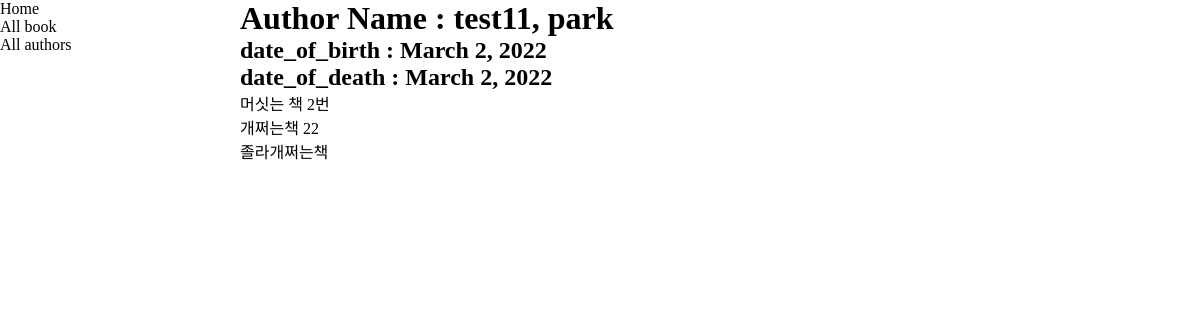
The app's page /catalog/author/1 with its own data.
### catalog/models.py (models this page shows, shortened)
class Author(models.Model):
    first_name = models.CharField(max_length=100)
    last_name = models.CharField(max_length=100)
    date_of_birth = models.DateField(null=True, blank=True)
    date_of_death = models.DateField("Died", null=True, blank=True)
    class Meta:
        ordering = ["last_name", "first_name"]
    def __str__(self):
        return f"{self.last_name}, {self.first_name}"

class Book(models.Model):
    title = models.CharField(max_length=200)
    author = models.ForeignKey("Author", on_delete=models.SET_NULL, null=True)
    summary = models.TextField(
        max_length=1000, help_text="Enter a brief description of the book"
    )
    isbn = models.CharField(
        "ISBN",
        max_length=13,
        help_text='13 Character <a href="https://www.isbn-international.org/content/what-isbn">ISBN number</a>',
    )
    genre = models.ManyToManyField(Genre, help_text="Select a genre for this book")
    language = models.ForeignKey("Language", on_delete=models.SET_NULL, null=True)
    def __str__(self):
        return self.title
    def display_genre(self):
        """Create a string for the Genre. This is required to display genre in Admin."""
        return ", ".join(genre.name for genre in self.genre.all()[:3])
    display_genre.short_description = "Genre"

### catalog/views.py (the view)
# urls.py: path("author/<int:pk>", views.AuthorDetailView.as_view(), name="author-detail"),
class AuthorDetailView(generic.DetailView):
    model = Author

### catalog/templates/catalog/author_detail.html (shortened to what this page needs)
{% extends "base_generic.html" %}
{% block content %}
    <h1>Author Name : {{author}}</h1>
    <h2>date_of_birth : {{author.date_of_birth}}</h2>
    <h2>date_of_death : {{author.date_of_death}}</h2>
    {% for book in author.book_set.all  %}
    <p>{{book}}</p>
    {% endfor %}
{% endblock content %}

### catalog/static/css/style.css (style rules this page uses)
* { margin: 0; padding: 0; }

### records on screen
Author: last_name+first_name "test11, park", date_of_birth "March 2, 2022", date_of_death "March 2, 2022"
Book: title "머싯는 책 2번"
Book: title "개쩌는책 22"
Book: title "졸라개쩌는책"
